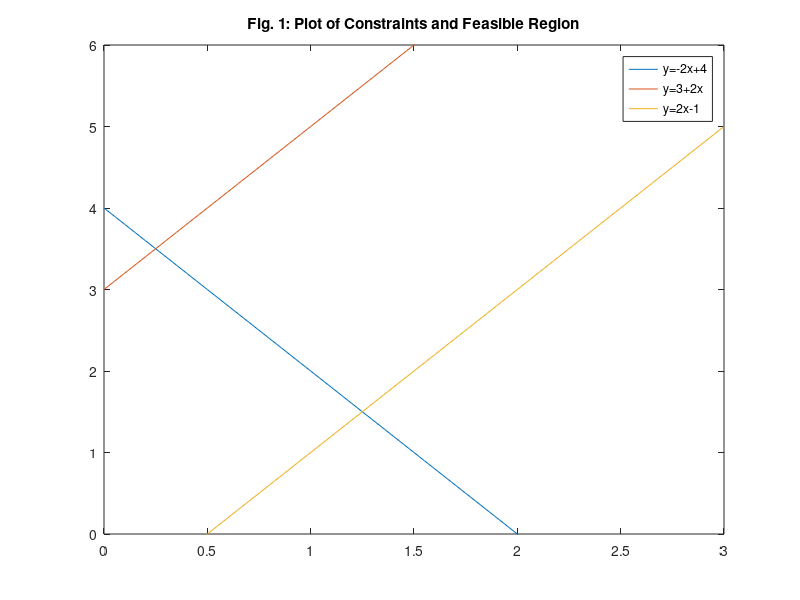

Write the MATLAB code that produced this figure.
clc;


X=0:0.05:3;
Y1=-2*X+4;
Y2=3+2*X;
Y3=2*X-1;

plot(X,Y1,X,Y2,X,Y3);
ylim([0 6]);
title('Fig. 1: Plot of Constraints and Feasible Region');
legend('y=-2x+4','y=3+2x','y=2x-1');